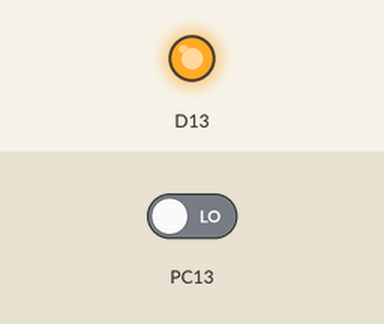
Bench run of a sketch on a simulated STM32 Nucleo. Shown: output pins drawn as LEDs (lit = HIGH). Dashed ring = blinking. Inputs (shaded band) come from the test bench; at power-on: PC13 LOW.

Above: at 3.2 s.
3.3 s: PC13 driven HIGH
At 3.6 s:
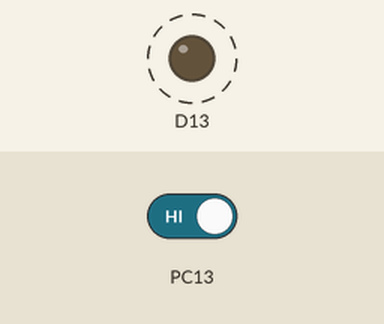
6.3 s: PC13 driven LOW
At 6.4 s:
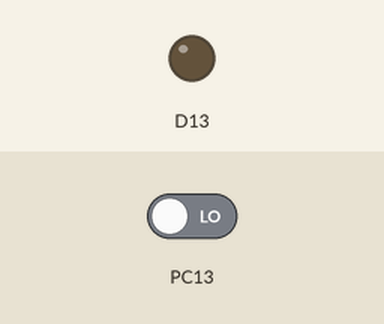
Timing chart, 0 to 9.3 s (numbered marks = the images above; inputs shaded):
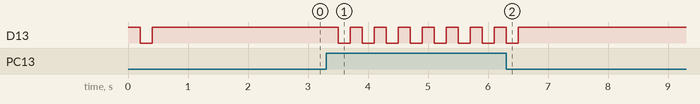

The sketch:

GPIO_USER_BTN.ino
```cpp
void setup() {
  // PA5 same as LED_BUILTIN for NUCLEO G070RB
  // HIGH = ON
  // LOW = OFF
  pinMode(PA5, OUTPUT);

  // PC13 same as USR_BTN for NUCLEO G070RB
  pinMode(PC13, INPUT);
}

#define BTN_PRESSING LOW
#define BTN_RELEASING HIGH

void loop() {
  do {
    digitalWrite(PA5, HIGH);
    delay(200);
    digitalWrite(PA5, LOW);
    delay(200);
  } while (digitalRead(PC13) == BTN_RELEASING);
  // exit loop when BTN was pressed

  digitalWrite(PA5, HIGH);
  delay(2000);

  do {
    delay(10);
  } while (digitalRead(PC13) == BTN_PRESSING);
  // exit loop when BTN was released

  digitalWrite(PA5, LOW);

}
```

Measured:
- after the input at 3.3 s, D13: alternates HIGH for 0.20 s and LOW for 0.20 s, starting after 0.20 s
- after the input at 6.3 s, D13: goes on until 6.5 s, then stays HIGH
